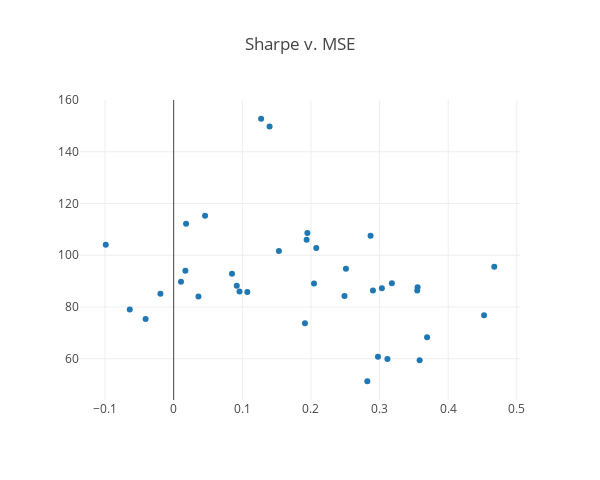
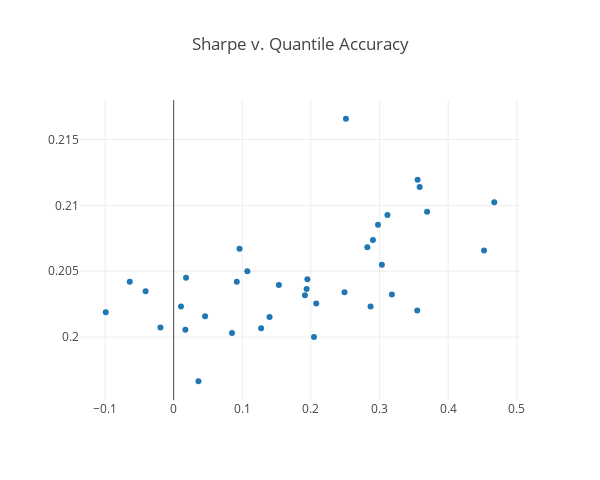
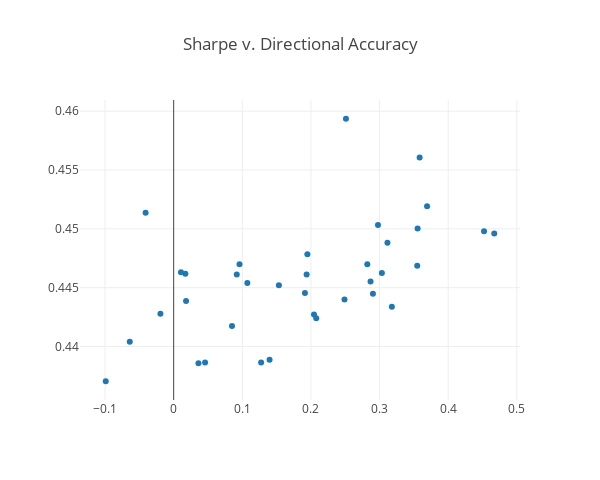

Notebook source saved alongside these figures, in order:
### Code cell
def myscatter(arg1, arg2, names=None, title=""):
    
    plotdata = []
    
    plotdata.append(Scatter(
        x = arg1,
        y = arg2,
        mode = 'markers'
    ))

    layout = dict(
        title=title,
        autosize=False,
        width="600",
        height="480",
        yaxis=dict(
#            type='log',
            autorange=True
        )
    )
    
#    py.iplot(data, filename='basic-scatter')

    fig = Figure(data=plotdata, layout=layout)
    
    return iplot(fig)

sharpes_array=metricsframe["sharpe"].values
mses_array=metricsframe["mse"].values
qscore_array=metricsframe["quantile_score"].values
dscore_array=metricsframe["direction_score"].values
ktscore_array=metricsframe["kendalltau"].values
tpscore_array =metricsframe["truepositive_score"].values
myscatter(sharpes_array, mses_array, title="Sharpe v. MSE")
myscatter(sharpes_array, qscore_array, title="Sharpe v. Quantile Accuracy")
myscatter(sharpes_array, dscore_array, title="Sharpe v. Directional Accuracy")
myscatter(sharpes_array, ktscore_array, title="Sharpe v. Kendall's Tau")
myscatter(sharpes_array, tpscore_array, title="Sharpe v. True Positives")

### Figure 1 — Plotly figure (JSON) as saved in the notebook; plotly's stock layout.template omitted (floating-point values rounded to 4 significant figures)
{"data": [{"mode": "markers", "type": "scatter", "x": [0.1913, -0.04087, 0.2489, 0.3115, 0.01806, 0.04579, 0.2869, 0.2977, 0.1397, 0.1275, 0.3179, 0.2821, 0.03612, 0.3034, 0.1073, -0.06396, 0.1948, 0.1937, 0.01707, 0.09596, 0.3554, 0.01065, 0.4522, 0.3584, -0.01928, 0.3549, 0.2903, 0.085, 0.2078, -0.09896, 0.1533, 0.4671, 0.09194, 0.2045, 0.251, 0.3692], "y": [73.74, 75.34, 84.25, 59.83, 112.1, 115.3, 107.6, 60.77, 149.8, 152.8, 89.19, 51.27, 84.0, 87.28, 85.8, 79.03, 108.6, 106.0, 94.03, 85.94, 87.66, 89.71, 76.81, 59.35, 85.12, 86.33, 86.4, 92.85, 102.8, 104.0, 101.6, 95.56, 88.24, 89.08, 94.74, 68.26]}], "layout": {"autosize": false, "height": "480", "title": "Sharpe v. MSE", "width": "600", "yaxis": {"autorange": true}}}

### Figure 2 — Plotly figure (JSON) as saved in the notebook; plotly's stock layout.template omitted (floating-point values rounded to 4 significant figures)
{"data": [{"mode": "markers", "type": "scatter", "x": [0.1913, -0.04087, 0.2489, 0.3115, 0.01806, 0.04579, 0.2869, 0.2977, 0.1397, 0.1275, 0.3179, 0.2821, 0.03612, 0.3034, 0.1073, -0.06396, 0.1948, 0.1937, 0.01707, 0.09596, 0.3554, 0.01065, 0.4522, 0.3584, -0.01928, 0.3549, 0.2903, 0.085, 0.2078, -0.09896, 0.1533, 0.4671, 0.09194, 0.2045, 0.251, 0.3692], "y": [0.2032, 0.2035, 0.2034, 0.2093, 0.2045, 0.2016, 0.2023, 0.2085, 0.2015, 0.2007, 0.2032, 0.2068, 0.1966, 0.2055, 0.205, 0.2042, 0.2044, 0.2037, 0.2005, 0.2067, 0.2119, 0.2023, 0.2066, 0.2114, 0.2007, 0.202, 0.2074, 0.2003, 0.2026, 0.2019, 0.204, 0.2102, 0.2042, 0.2, 0.2166, 0.2095]}], "layout": {"autosize": false, "height": "480", "title": "Sharpe v. Quantile Accuracy", "width": "600", "yaxis": {"autorange": true}}}

### Figure 3 — Plotly figure (JSON) as saved in the notebook; plotly's stock layout.template omitted (floating-point values rounded to 4 significant figures)
{"data": [{"mode": "markers", "type": "scatter", "x": [0.1913, -0.04087, 0.2489, 0.3115, 0.01806, 0.04579, 0.2869, 0.2977, 0.1397, 0.1275, 0.3179, 0.2821, 0.03612, 0.3034, 0.1073, -0.06396, 0.1948, 0.1937, 0.01707, 0.09596, 0.3554, 0.01065, 0.4522, 0.3584, -0.01928, 0.3549, 0.2903, 0.085, 0.2078, -0.09896, 0.1533, 0.4671, 0.09194, 0.2045, 0.251, 0.3692], "y": [0.4445, 0.4514, 0.444, 0.4488, 0.4439, 0.4386, 0.4455, 0.4503, 0.4389, 0.4386, 0.4434, 0.447, 0.4386, 0.4463, 0.4454, 0.4404, 0.4478, 0.4461, 0.4462, 0.447, 0.45, 0.4463, 0.4498, 0.4561, 0.4428, 0.4469, 0.4445, 0.4417, 0.4424, 0.4371, 0.4452, 0.4496, 0.4461, 0.4427, 0.4594, 0.4519]}], "layout": {"autosize": false, "height": "480", "title": "Sharpe v. Directional Accuracy", "width": "600", "yaxis": {"autorange": true}}}
